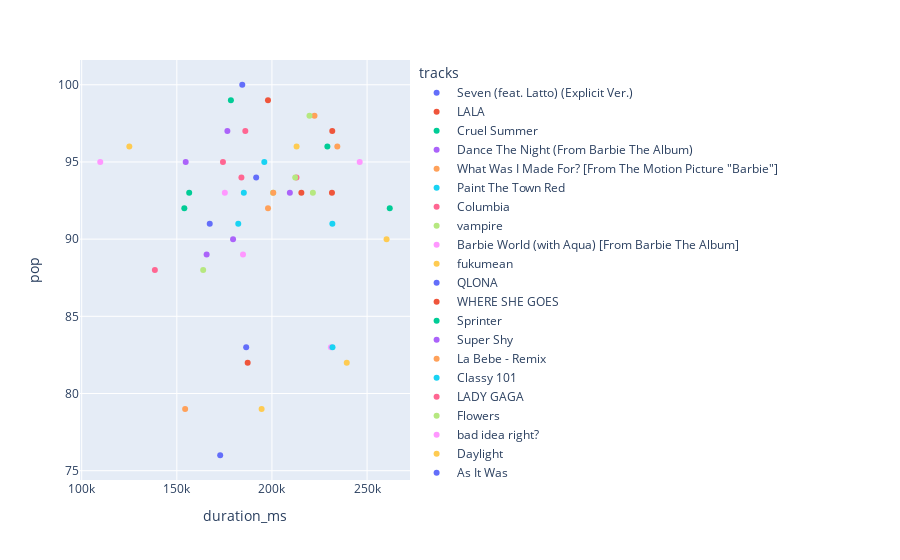

Write notebook code for a chart like this one.
### Code cell
# Global
px.scatter(dataframes[0],x='duration_ms',y='pop',color='tracks')

### Figure 1 — Plotly figure (JSON) as saved in the notebook; plotly's stock layout.template omitted (floating-point values rounded to 4 significant figures)
{"data": [{"hovertemplate": "tracks=Seven (feat. Latto) (Explicit Ver.)<br>duration_ms=%{x}<br>pop=%{y}<extra></extra>", "legendgroup": "Seven (feat. Latto) (Explicit Ver.)", "marker": {"color": "#636efa", "symbol": "circle"}, "mode": "markers", "name": "Seven (feat. Latto) (Explicit Ver.)", "orientation": "v", "showlegend": true, "type": "scatter", "x": [184400], "xaxis": "x", "y": [100], "yaxis": "y"}, {"hovertemplate": "tracks=LALA<br>duration_ms=%{x}<br>pop=%{y}<extra></extra>", "legendgroup": "LALA", "marker": {"color": "#EF553B", "symbol": "circle"}, "mode": "markers", "name": "LALA", "orientation": "v", "showlegend": true, "type": "scatter", "x": [197920], "xaxis": "x", "y": [99], "yaxis": "y"}, {"hovertemplate": "tracks=Cruel Summer<br>duration_ms=%{x}<br>pop=%{y}<extra></extra>", "legendgroup": "Cruel Summer", "marker": {"color": "#00cc96", "symbol": "circle"}, "mode": "markers", "name": "Cruel Summer", "orientation": "v", "showlegend": true, "type": "scatter", "x": [178426], "xaxis": "x", "y": [99], "yaxis": "y"}, {"hovertemplate": "tracks=Dance The Night (From Barbie The Album)<br>duration_ms=%{x}<br>pop=%{y}<extra></extra>", "legendgroup": "Dance The Night (From Barbie The Album)", "marker": {"color": "#ab63fa", "symbol": "circle"}, "mode": "markers", "name": "Dance The Night (From Barbie The Album)", "orientation": "v", "showlegend": true, "type": "scatter", "x": [176579], "xaxis": "x", "y": [97], "yaxis": "y"}, {"hovertemplate": "tracks=What Was I Made For? [From The Motion Picture \"Barbie\"]<br>duration_ms=%{x}<br>pop=%{y}<extra></extra>", "legendgroup": "What Was I Made For? [From The Motion Picture \"Barbie\"]", "marker": {"color": "#FFA15A", "symbol": "circle"}, "mode": "markers", "name": "What Was I Made For? [From The Motion Picture \"Barbie\"]", "orientation": "v", "showlegend": true, "type": "scatter", "x": [222369], "xaxis": "x", "y": [98], "yaxis": "y"}, {"hovertemplate": "tracks=Paint The Town Red<br>duration_ms=%{x}<br>pop=%{y}<extra></extra>", "legendgroup": "Paint The Town Red", "marker": {"color": "#19d3f3", "symbol": "circle"}, "mode": "markers", "name": "Paint The Town Red", "orientation": "v", "showlegend": true, "type": "scatter", "x": [231750], "xaxis": "x", "y": [91], "yaxis": "y"}, {"hovertemplate": "tracks=Columbia<br>duration_ms=%{x}<br>pop=%{y}<extra></extra>", "legendgroup": "Columbia", "marker": {"color": "#FF6692", "symbol": "circle"}, "mode": "markers", "name": "Columbia", "orientation": "v", "showlegend": true, "type": "scatter", "x": [186000], "xaxis": "x", "y": [97], "yaxis": "y"}, {"hovertemplate": "tracks=vampire<br>duration_ms=%{x}<br>pop=%{y}<extra></extra>", "legendgroup": "vampire", "marker": {"color": "#B6E880", "symbol": "circle"}, "mode": "markers", "name": "vampire", "orientation": "v", "showlegend": true, "type": "scatter", "x": [219724], "xaxis": "x", "y": [98], "yaxis": "y"}, {"hovertemplate": "tracks=Barbie World (with Aqua) [From Barbie The Album]<br>duration_ms=%{x}<br>pop=%{y}<extra></extra>", "legendgroup": "Barbie World (with Aqua) [From Barbie The Album]", "marker": {"color": "#FF97FF", "symbol": "circle"}, "mode": "markers", "name": "Barbie World (with Aqua) [From Barbie The Album]", "orientation": "v", "showlegend": true, "type": "scatter", "x": [109750], "xaxis": "x", "y": [95], "yaxis": "y"}, {"hovertemplate": "tracks=fukumean<br>duration_ms=%{x}<br>pop=%{y}<extra></extra>", "legendgroup": "fukumean", "marker": {"color": "#FECB52", "symbol": "circle"}, "mode": "markers", "name": "fukumean", "orientation": "v", "showlegend": true, "type": "scatter", "x": [125040], "xaxis": "x", "y": [96], "yaxis": "y"}, {"hovertemplate": "tracks=QLONA<br>duration_ms=%{x}<br>pop=%{y}<extra></extra>", "legendgroup": "QLONA", "marker": {"color": "#636efa", "symbol": "circle"}, "mode": "markers", "name": "QLONA", "orientation": "v", "showlegend": true, "type": "scatter", "x": [172797], "xaxis": "x", "y": [76], "yaxis": "y"}, {"hovertemplate": "tracks=WHERE SHE GOES<br>duration_ms=%{x}<br>pop=%{y}<extra></extra>", "legendgroup": "WHERE SHE GOES", "marker": {"color": "#EF553B", "symbol": "circle"}, "mode": "markers", "name": "WHERE SHE GOES", "orientation": "v", "showlegend": true, "type": "scatter", "x": [231704], "xaxis": "x", "y": [97], "yaxis": "y"}, {"hovertemplate": "tracks=Sprinter<br>duration_ms=%{x}<br>pop=%{y}<extra></extra>", "legendgroup": "Sprinter", "marker": {"color": "#00cc96", "symbol": "circle"}, "mode": "markers", "name": "Sprinter", "orientation": "v", "showlegend": true, "type": "scatter", "x": [229133], "xaxis": "x", "y": [96], "yaxis": "y"}, {"hovertemplate": "tracks=Super Shy<br>duration_ms=%{x}<br>pop=%{y}<extra></extra>", "legendgroup": "Super Shy", "marker": {"color": "#ab63fa", "symbol": "circle"}, "mode": "markers", "name": "Super Shy", "orientation": "v", "showlegend": true, "type": "scatter", "x": [154666], "xaxis": "x", "y": [95], "yaxis": "y"}, {"hovertemplate": "tracks=La Bebe - Remix<br>duration_ms=%{x}<br>pop=%{y}<extra></extra>", "legendgroup": "La Bebe - Remix", "marker": {"color": "#FFA15A", "symbol": "circle"}, "mode": "markers", "name": "La Bebe - Remix", "orientation": "v", "showlegend": true, "type": "scatter", "x": [234352], "xaxis": "x", "y": [96], "yaxis": "y"}, {"hovertemplate": "tracks=Classy 101<br>duration_ms=%{x}<br>pop=%{y}<extra></extra>", "legendgroup": "Classy 101", "marker": {"color": "#19d3f3", "symbol": "circle"}, "mode": "markers", "name": "Classy 101", "orientation": "v", "showlegend": true, "type": "scatter", "x": [195986], "xaxis": "x", "y": [95], "yaxis": "y"}, {"hovertemplate": "tracks=LADY GAGA<br>duration_ms=%{x}<br>pop=%{y}<extra></extra>", "legendgroup": "LADY GAGA", "marker": {"color": "#FF6692", "symbol": "circle"}, "mode": "markers", "name": "LADY GAGA", "orientation": "v", "showlegend": true, "type": "scatter", "x": [212878], "xaxis": "x", "y": [94], "yaxis": "y"}, {"hovertemplate": "tracks=Flowers<br>duration_ms=%{x}<br>pop=%{y}<extra></extra>", "legendgroup": "Flowers", "marker": {"color": "#B6E880", "symbol": "circle"}, "mode": "markers", "name": "Flowers", "orientation": "v", "showlegend": true, "type": "scatter", "x": [200600], "xaxis": "x", "y": [93], "yaxis": "y"}, {"hovertemplate": "tracks=bad idea right?<br>duration_ms=%{x}<br>pop=%{y}<extra></extra>", "legendgroup": "bad idea right?", "marker": {"color": "#FF97FF", "symbol": "circle"}, "mode": "markers", "name": "bad idea right?", "orientation": "v", "showlegend": true, "type": "scatter", "x": [184783], "xaxis": "x", "y": [89], "yaxis": "y"}, {"hovertemplate": "tracks=Daylight<br>duration_ms=%{x}<br>pop=%{y}<extra></extra>", "legendgroup": "Daylight", "marker": {"color": "#FECB52", "symbol": "circle"}, "mode": "markers", "name": "Daylight", "orientation": "v", "showlegend": true, "type": "scatter", "x": [212953], "xaxis": "x", "y": [96], "yaxis": "y"}, {"hovertemplate": "tracks=As It Was<br>duration_ms=%{x}<br>pop=%{y}<extra></extra>", "legendgroup": "As It Was", "marker": {"color": "#636efa", "symbol": "circle"}, "mode": "markers", "name": "As It Was", "orientation": "v", "showlegend": true, "type": "scatter", "x": [167303], "xaxis": "x", "y": [91], "yaxis": "y"}, {"hovertemplate": "tracks=(It Goes Like) Nanana - Edit<br>duration_ms=%{x}<br>pop=%{y}<extra></extra>", "legendgroup": "(It Goes Like) Nanana - Edit", "marker": {"color": "#EF553B", "symbol": "circle"}, "mode": "markers", "name": "(It Goes Like) Nanana - Edit", "orientation": "v", "showlegend": true, "type": "scatter", "x": [231545], "xaxis": "x", "y": [93], "yaxis": "y"}, {"hovertemplate": "tracks=Kill Bill<br>duration_ms=%{x}<br>pop=%{y}<extra></extra>", "legendgroup": "Kill Bill", "marker": {"color": "#00cc96", "symbol": "circle"}, "mode": "markers", "name": "Kill Bill", "orientation": "v", "showlegend": true, "type": "scatter", "x": [153946], "xaxis": "x", "y": [92], "yaxis": "y"}, {"hovertemplate": "tracks=Ella Baila Sola<br>duration_ms=%{x}<br>pop=%{y}<extra></extra>", "legendgroup": "Ella Baila Sola", "marker": {"color": "#ab63fa", "symbol": "circle"}, "mode": "markers", "name": "Ella Baila Sola", "orientation": "v", "showlegend": true, "type": "scatter", "x": [165671], "xaxis": "x", "y": [89], "yaxis": "y"}, {"hovertemplate": "tracks=MI EX TENÍA RAZÓN<br>duration_ms=%{x}<br>pop=%{y}<extra></extra>", "legendgroup": "MI EX TENÍA RAZÓN", "marker": {"color": "#FFA15A", "symbol": "circle"}, "mode": "markers", "name": "MI EX TENÍA RAZÓN", "orientation": "v", "showlegend": true, "type": "scatter", "x": [154374], "xaxis": "x", "y": [79], "yaxis": "y"}, {"hovertemplate": "tracks=Love Me Again<br>duration_ms=%{x}<br>pop=%{y}<extra></extra>", "legendgroup": "Love Me Again", "marker": {"color": "#19d3f3", "symbol": "circle"}, "mode": "markers", "name": "Love Me Again", "orientation": "v", "showlegend": true, "type": "scatter", "x": [182293], "xaxis": "x", "y": [91], "yaxis": "y"}, {"hovertemplate": "tracks=I Wanna Be Yours<br>duration_ms=%{x}<br>pop=%{y}<extra></extra>", "legendgroup": "I Wanna Be Yours", "marker": {"color": "#FF6692", "symbol": "circle"}, "mode": "markers", "name": "I Wanna Be Yours", "orientation": "v", "showlegend": true, "type": "scatter", "x": [183956], "xaxis": "x", "y": [94], "yaxis": "y"}, {"hovertemplate": "tracks=Like Crazy<br>duration_ms=%{x}<br>pop=%{y}<extra></extra>", "legendgroup": "Like Crazy", "marker": {"color": "#B6E880", "symbol": "circle"}, "mode": "markers", "name": "Like Crazy", "orientation": "v", "showlegend": true, "type": "scatter", "x": [212241], "xaxis": "x", "y": [94], "yaxis": "y"}, {"hovertemplate": "tracks=Style<br>duration_ms=%{x}<br>pop=%{y}<extra></extra>", "legendgroup": "Style", "marker": {"color": "#FF97FF", "symbol": "circle"}, "mode": "markers", "name": "Style", "orientation": "v", "showlegend": true, "type": "scatter", "x": [231000], "xaxis": "x", "y": [83], "yaxis": "y"}, {"hovertemplate": "tracks=un x100to<br>duration_ms=%{x}<br>pop=%{y}<extra></extra>", "legendgroup": "un x100to", "marker": {"color": "#FECB52", "symbol": "circle"}, "mode": "markers", "name": "un x100to", "orientation": "v", "showlegend": true, "type": "scatter", "x": [194563], "xaxis": "x", "y": [79], "yaxis": "y"}, {"hovertemplate": "tracks=Primera Cita<br>duration_ms=%{x}<br>pop=%{y}<extra></extra>", "legendgroup": "Primera Cita", "marker": {"color": "#636efa", "symbol": "circle"}, "mode": "markers", "name": "Primera Cita", "orientation": "v", "showlegend": true, "type": "scatter", "x": [186455], "xaxis": "x", "y": [83], "yaxis": "y"}, {"hovertemplate": "tracks=Popular (with Playboi Carti & Madonna) - Music from the HBO Original Series<br>duration_ms=%{x}<br>pop=%{y}<extra></extra>", "legendgroup": "Popular (with Playboi Carti & Madonna) - Music from the HBO Original Series", "marker": {"color": "#EF553B", "symbol": "circle"}, "mode": "markers", "name": "Popular (with Playboi Carti & Madonna) - Music from the HBO Original Series", "orientation": "v", "showlegend": true, "type": "scatter", "x": [215466], "xaxis": "x", "y": [93], "yaxis": "y"}, {"hovertemplate": "tracks=august<br>duration_ms=%{x}<br>pop=%{y}<extra></extra>", "legendgroup": "august", "marker": {"color": "#00cc96", "symbol": "circle"}, "mode": "markers", "name": "august", "orientation": "v", "showlegend": true, "type": "scatter", "x": [261922], "xaxis": "x", "y": [92], "yaxis": "y"}, {"hovertemplate": "tracks=TULUM<br>duration_ms=%{x}<br>pop=%{y}<extra></extra>", "legendgroup": "TULUM", "marker": {"color": "#ab63fa", "symbol": "circle"}, "mode": "markers", "name": "TULUM", "orientation": "v", "showlegend": true, "type": "scatter", "x": [209415], "xaxis": "x", "y": [93], "yaxis": "y"}, {"hovertemplate": "tracks=Anti-Hero<br>duration_ms=%{x}<br>pop=%{y}<extra></extra>", "legendgroup": "Anti-Hero", "marker": {"color": "#FFA15A", "symbol": "circle"}, "mode": "markers", "name": "Anti-Hero", "orientation": "v", "showlegend": true, "type": "scatter", "x": [200690], "xaxis": "x", "y": [93], "yaxis": "y"}, {"hovertemplate": "tracks=Blank Space<br>duration_ms=%{x}<br>pop=%{y}<extra></extra>", "legendgroup": "Blank Space", "marker": {"color": "#19d3f3", "symbol": "circle"}, "mode": "markers", "name": "Blank Space", "orientation": "v", "showlegend": true, "type": "scatter", "x": [231826], "xaxis": "x", "y": [83], "yaxis": "y"}, {"hovertemplate": "tracks=Cupid - Twin Ver.<br>duration_ms=%{x}<br>pop=%{y}<extra></extra>", "legendgroup": "Cupid - Twin Ver.", "marker": {"color": "#FF6692", "symbol": "circle"}, "mode": "markers", "name": "Cupid - Twin Ver.", "orientation": "v", "showlegend": true, "type": "scatter", "x": [174253], "xaxis": "x", "y": [95], "yaxis": "y"}, {"hovertemplate": "tracks=Last Night<br>duration_ms=%{x}<br>pop=%{y}<extra></extra>", "legendgroup": "Last Night", "marker": {"color": "#B6E880", "symbol": "circle"}, "mode": "markers", "name": "Last Night", "orientation": "v", "showlegend": true, "type": "scatter", "x": [163854], "xaxis": "x", "y": [88], "yaxis": "y"}, {"hovertemplate": "tracks=MELTDOWN (feat. Drake)<br>duration_ms=%{x}<br>pop=%{y}<extra></extra>", "legendgroup": "MELTDOWN (feat. Drake)", "marker": {"color": "#FF97FF", "symbol": "circle"}, "mode": "markers", "name": "MELTDOWN (feat. Drake)", "orientation": "v", "showlegend": true, "type": "scatter", "x": [246133], "xaxis": "x", "y": [95], "yaxis": "y"}, {"hovertemplate": "tracks=Calm Down (with Selena Gomez)<br>duration_ms=%{x}<br>pop=%{y}<extra></extra>", "legendgroup": "Calm Down (with Selena Gomez)", "marker": {"color": "#FECB52", "symbol": "circle"}, "mode": "markers", "name": "Calm Down (with Selena Gomez)", "orientation": "v", "showlegend": true, "type": "scatter", "x": [239317], "xaxis": "x", "y": [82], "yaxis": "y"}, {"hovertemplate": "tracks=FE!N (feat. Playboi Carti)<br>duration_ms=%{x}<br>pop=%{y}<extra></extra>", "legendgroup": "FE!N (feat. Playboi Carti)", "marker": {"color": "#636efa", "symbol": "circle"}, "mode": "markers", "name": "FE!N (feat. Playboi Carti)", "orientation": "v", "showlegend": true, "type": "scatter", "x": [191700], "xaxis": "x", "y": [94], "yaxis": "y"}, {"hovertemplate": "tracks=Rich Men North of Richmond<br>duration_ms=%{x}<br>pop=%{y}<extra></extra>", "legendgroup": "Rich Men North of Richmond", "marker": {"color": "#EF553B", "symbol": "circle"}, "mode": "markers", "name": "Rich Men North of Richmond", "orientation": "v", "showlegend": true, "type": "scatter", "x": [187244], "xaxis": "x", "y": [82], "yaxis": "y"}, {"hovertemplate": "tracks=SABOR FRESA<br>duration_ms=%{x}<br>pop=%{y}<extra></extra>", "legendgroup": "SABOR FRESA", "marker": {"color": "#00cc96", "symbol": "circle"}, "mode": "markers", "name": "SABOR FRESA", "orientation": "v", "showlegend": true, "type": "scatter", "x": [156500], "xaxis": "x", "y": [93], "yaxis": "y"}, {"hovertemplate": "tracks=Rainy Days<br>duration_ms=%{x}<br>pop=%{y}<extra></extra>", "legendgroup": "Rainy Days", "marker": {"color": "#ab63fa", "symbol": "circle"}, "mode": "markers", "name": "Rainy Days", "orientation": "v", "showlegend": true, "type": "scatter", "x": [179560], "xaxis": "x", "y": [90], "yaxis": "y"}, {"hovertemplate": "tracks=TQG<br>duration_ms=%{x}<br>pop=%{y}<extra></extra>", "legendgroup": "TQG", "marker": {"color": "#FFA15A", "symbol": "circle"}, "mode": "markers", "name": "TQG", "orientation": "v", "showlegend": true, "type": "scatter", "x": [197933], "xaxis": "x", "y": [92], "yaxis": "y"}, {"hovertemplate": "tracks=K-POP<br>duration_ms=%{x}<br>pop=%{y}<extra></extra>", "legendgroup": "K-POP", "marker": {"color": "#19d3f3", "symbol": "circle"}, "mode": "markers", "name": "K-POP", "orientation": "v", "showlegend": true, "type": "scatter", "x": [185220], "xaxis": "x", "y": [93], "yaxis": "y"}, {"hovertemplate": "tracks=Faz um Vuk Vuk (Teto Espelhado)<br>duration_ms=%{x}<br>pop=%{y}<extra></extra>", "legendgroup": "Faz um Vuk Vuk (Teto Espelhado)", "marker": {"color": "#FF6692", "symbol": "circle"}, "mode": "markers", "name": "Faz um Vuk Vuk (Teto Espelhado)", "orientation": "v", "showlegend": true, "type": "scatter", "x": [138461], "xaxis": "x", "y": [88], "yaxis": "y"}, {"hovertemplate": "tracks=Creepin' (with The Weeknd & 21 Savage)<br>duration_ms=%{x}<br>pop=%{y}<extra></extra>", "legendgroup": "Creepin' (with The Weeknd & 21 Savage)", "marker": {"color": "#B6E880", "symbol": "circle"}, "mode": "markers", "name": "Creepin' (with The Weeknd & 21 Savage)", "orientation": "v", "showlegend": true, "type": "scatter", "x": [221520], "xaxis": "x", "y": [93], "yaxis": "y"}, {"hovertemplate": "tracks=I'm Good (Blue)<br>duration_ms=%{x}<br>pop=%{y}<extra></extra>", "legendgroup": "I'm Good (Blue)", "marker": {"color": "#FF97FF", "symbol": "circle"}, "mode": "markers", "name": "I'm Good (Blue)", "orientation": "v", "showlegend": true, "type": "scatter", "x": [175238], "xaxis": "x", "y": [93], "yaxis": "y"}, {"hovertemplate": "tracks=Die For You<br>duration_ms=%{x}<br>pop=%{y}<extra></extra>", "legendgroup": "Die For You", "marker": {"color": "#FECB52", "symbol": "circle"}, "mode": "markers", "name": "Die For You", "orientation": "v", "showlegend": true, "type": "scatter", "x": [260253], "xaxis": "x", "y": [90], "yaxis": "y"}], "layout": {"legend": {"title": {"text": "tracks"}, "tracegroupgap": 0}, "margin": {"t": 60}, "xaxis": {"anchor": "y", "domain": [0, 1], "title": {"text": "duration_ms"}}, "yaxis": {"anchor": "x", "domain": [0, 1], "title": {"text": "pop"}}}}
